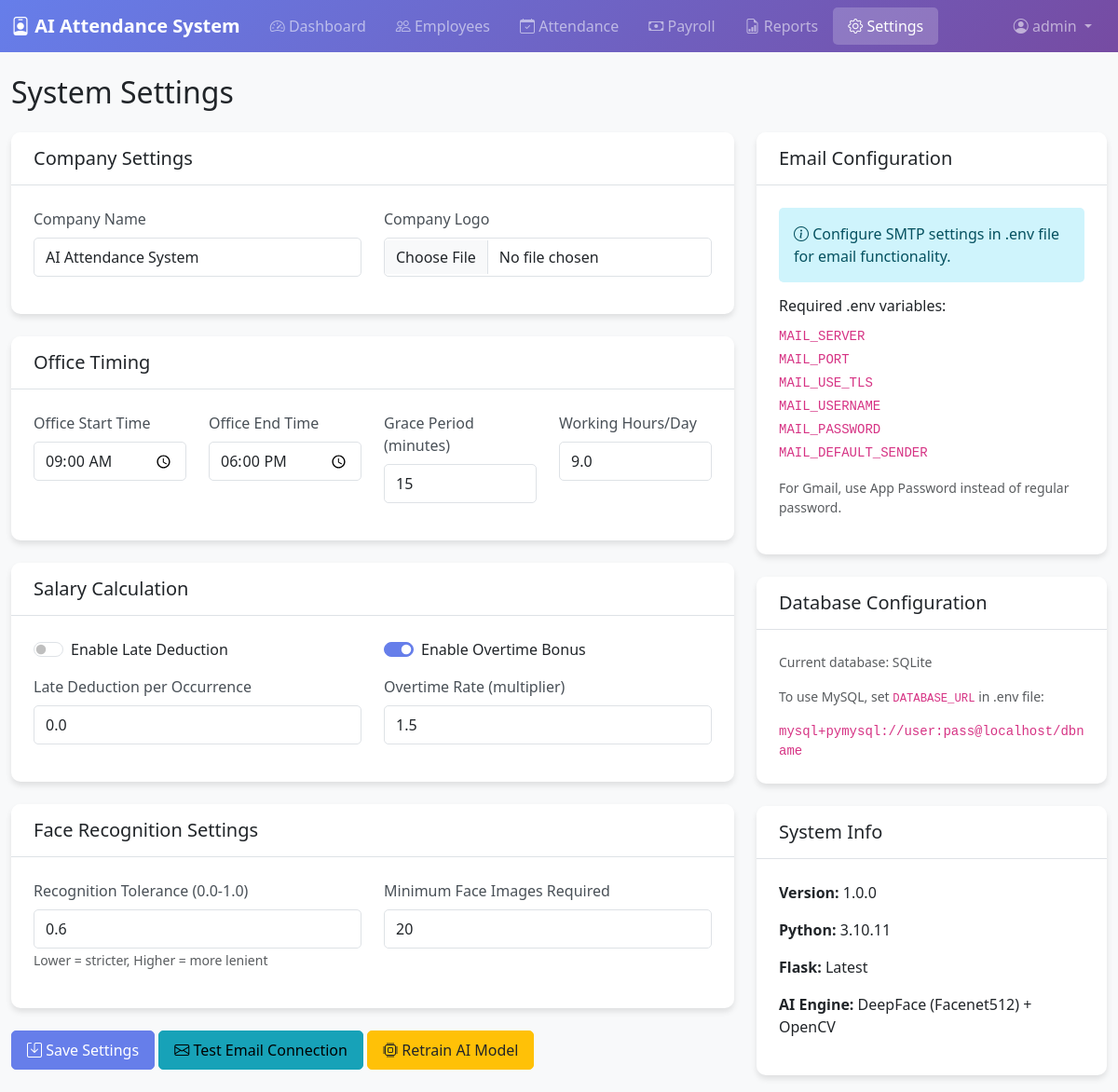
The app's page /settings (signed in) with its own data.
### models.py (models this page shows)
class Settings(db.Model):
    __tablename__ = 'settings'
    id = db.Column(db.Integer, primary_key=True)
    company_name = db.Column(db.String(100), default='AI Attendance System')
    company_logo = db.Column(db.String(255))
    office_start_time = db.Column(db.String(5), default='09:00')
    office_end_time = db.Column(db.String(5), default='18:00')
    grace_period_minutes = db.Column(db.Integer, default=15)
    working_hours_per_day = db.Column(db.Float, default=9.0)
    late_deduction_enabled = db.Column(db.Boolean, default=False)
    late_deduction_per_occurrence = db.Column(db.Float, default=0.0)
    overtime_enabled = db.Column(db.Boolean, default=True)
    overtime_rate = db.Column(db.Float, default=1.5)
    face_recognition_tolerance = db.Column(db.Float, default=0.6)
    min_face_images_required = db.Column(db.Integer, default=20)
    updated_at = db.Column(db.DateTime, default=datetime.utcnow, onupdate=datetime.utcnow)
    @classmethod
    def get_settings(cls):
        settings = cls.query.first()
        if not settings:
            settings = cls()
            db.session.add(settings)
            db.session.commit()
        return settings

### app.py (the view, shortened to what this page needs)
@app.route('/settings', methods=['GET', 'POST'])
@login_required
def settings():
    settings = Settings.get_settings()
    email_test = None
    if request.args.get('test_email'):
        _, _, es, _ = get_services()
        email_test = es.test_email_connection()
    return render_template('settings.html', settings=settings, email_test=email_test)

### app.py (called while the page is built)
def login_required(f):
    @wraps(f)
    def decorated_function(*args, **kwargs):
        if 'admin_id' not in session:
            return redirect(url_for('login'))
        return f(*args, **kwargs)
    return decorated_function

### templates/settings.html (shortened to what this page needs)
<!DOCTYPE html>
<html lang="en">
<head>
    <link href="https://cdn.jsdelivr.net/npm/bootstrap@5.3.0/dist/css/bootstrap.min.css" rel="stylesheet">
    <link rel="stylesheet" href="https://cdn.jsdelivr.net/npm/bootstrap-icons@1.10.0/font/bootstrap-icons.css">
    <link rel="stylesheet" href="{{ url_for('static', filename='css/style.css') }}">
</head>
<body>
    <nav class="navbar navbar-expand-lg navbar-dark bg-primary">
        <div class="container-fluid">
            <a class="navbar-brand" href="{{ url_for('dashboard') }}">
                <i class="bi bi-person-badge"></i> AI Attendance System
            </a>
            <div class="collapse navbar-collapse" id="navbarNav">
                <ul class="navbar-nav me-auto">
                    <li class="nav-item">
                        <a class="nav-link" href="{{ url_for('dashboard') }}">
                            <i class="bi bi-speedometer2"></i> Dashboard
                        </a>
                    </li>
                    <li class="nav-item">
                        <a class="nav-link" href="{{ url_for('employees') }}">
                            <i class="bi bi-people"></i> Employees
                        </a>
                    </li>
                    <li class="nav-item">
                        <a class="nav-link" href="{{ url_for('attendance') }}">
                            <i class="bi bi-calendar-check"></i> Attendance
                        </a>
                    </li>
                    <li class="nav-item">
                        <a class="nav-link" href="{{ url_for('payroll') }}">
                            <i class="bi bi-cash"></i> Payroll
                        </a>
                    </li>
                    <li class="nav-item">
                        <a class="nav-link" href="{{ url_for('reports') }}">
                            <i class="bi bi-file-earmark-bar-graph"></i> Reports
                        </a>
                    </li>
                    <li class="nav-item">
                        <a class="nav-link active" href="{{ url_for('settings') }}">
                            <i class="bi bi-gear"></i> Settings
                        </a>
                    </li>
                </ul>
                <ul class="navbar-nav">
                    <li class="nav-item dropdown">
                        <a class="nav-link dropdown-toggle" href="#" id="navbarDropdown" role="button" data-bs-toggle="dropdown">
                            <i class="bi bi-person-circle"></i> {{ session.admin_username }}
                        </a>
                    </li>
                </ul>
            </div>
        </div>
    </nav>
    <div class="container-fluid mt-4">
        <div class="row">
            <div class="col-12">
                <h2 class="mb-4">System Settings</h2>
            </div>
        </div>
        <div class="row">
            <div class="col-lg-8">
                <form method="POST" action="{{ url_for('settings') }}" enctype="multipart/form-data">
                    <div class="card mb-4">
                        <div class="card-header">
                            <h5 class="card-title mb-0">Company Settings</h5>
                        </div>
                        <div class="card-body">
                            <div class="row">
                                <div class="col-md-6">
                                    <div class="mb-3">
                                        <label class="form-label">Company Name</label>
                                        <input type="text" class="form-control" name="company_name" value="{{ settings.company_name }}" required>
                                    </div>
                                </div>
                                <div class="col-md-6">
                                    <div class="mb-3">
                                        <label class="form-label">Company Logo</label>
                                        <input type="file" class="form-control" name="company_logo" accept="image/*">
                                    </div>
                                </div>
                            </div>
                        </div>
                    </div>
                    <div class="card mb-4">
                        <div class="card-header">
                            <h5 class="card-title mb-0">Office Timing</h5>
                        </div>
                        <div class="card-body">
                            <div class="row">
                                <div class="col-md-3">
                                    <div class="mb-3">
                                        <label class="form-label">Office Start Time</label>
                                        <input type="time" class="form-control" name="office_start_time" value="{{ settings.office_start_time }}" required>
                                    </div>
                                </div>
                                <div class="col-md-3">
                                    <div class="mb-3">
                                        <label class="form-label">Office End Time</label>
                                        <input type="time" class="form-control" name="office_end_time" value="{{ settings.office_end_time }}" required>
                                    </div>
                                </div>
                                <div class="col-md-3">
                                    <div class="mb-3">
                                        <label class="form-label">Grace Period (minutes)</label>
                                        <input type="number" class="form-control" name="grace_period_minutes" value="{{ settings.grace_period_minutes }}" required>
                                    </div>
                                </div>
                                <div class="col-md-3">
                                    <div class="mb-3">
                                        <label class="form-label">Working Hours/Day</label>
                                        <input type="number" class="form-control" name="working_hours_per_day" step="0.5" value="{{ settings.working_hours_per_day }}" required>
                                    </div>
                                </div>
                            </div>
                        </div>
                    </div>
                    <div class="card mb-4">
                        <div class="card-header">
                            <h5 class="card-title mb-0">Salary Calculation</h5>
                        </div>
                        <div class="card-body">
                            <div class="row">
                                <div class="col-md-6">
                                    <div class="mb-3 form-check form-switch">
                                        <input class="form-check-input" type="checkbox" name="late_deduction_enabled" id="lateDeduction" {{ 'checked' if settings.late_deduction_enabled else '' }}>
                                        <label class="form-check-label" for="lateDeduction">Enable Late Deduction</label>
                                    </div>
                                    <div class="mb-3">
                                        <label class="form-label">Late Deduction per Occurrence</label>
                                        <input type="number" class="form-control" name="late_deduction_per_occurrence" step="0.01" value="{{ settings.late_deduction_per_occurrence }}">
                                    </div>
                                </div>
                                <div class="col-md-6">
                                    <div class="mb-3 form-check form-switch">
                                        <input class="form-check-input" type="checkbox" name="overtime_enabled" id="overtimeEnabled" {{ 'checked' if settings.overtime_enabled else '' }}>
                                        <label class="form-check-label" for="overtimeEnabled">Enable Overtime Bonus</label>
                                    </div>
                                    <div class="mb-3">
                                        <label class="form-label">Overtime Rate (multiplier)</label>
                                        <input type="number" class="form-control" name="overtime_rate" step="0.1" value="{{ settings.overtime_rate }}">
                                    </div>
                                </div>
                            </div>
                        </div>
                    </div>
                    <div class="card mb-4">
                        <div class="card-header">
                            <h5 class="card-title mb-0">Face Recognition Settings</h5>
                        </div>
                        <div class="card-body">
                            <div class="row">
                                <div class="col-md-6">
                                    <div class="mb-3">
                                        <label class="form-label">Recognition Tolerance (0.0-1.0)</label>
                                        <input type="number" class="form-control" name="face_recognition_tolerance" step="0.1" min="0" max="1" value="{{ settings.face_recognition_tolerance }}" required>
                                        <small class="text-muted">Lower = stricter, Higher = more lenient</small>
                                    </div>
                                </div>
                                <div class="col-md-6">
                                    <div class="mb-3">
                                        <label class="form-label">Minimum Face Images Required</label>
                                        <input type="number" class="form-control" name="min_face_images_required" value="{{ settings.min_face_images_required }}" required>
                                    </div>
                                </div>
                            </div>
                        </div>
                    </div>
                    <div class="mb-4">
                        <button type="submit" class="btn btn-primary">
                            <i class="bi bi-save"></i> Save Settings
                        </button>
                        <a href="{{ url_for('settings', test_email=1) }}" class="btn btn-info">
                            <i class="bi bi-envelope"></i> Test Email Connection
                        </a>
                        <a href="{{ url_for('train_ai') }}" class="btn btn-warning">
                            <i class="bi bi-cpu"></i> Retrain AI Model
                        </a>
                    </div>
                </form>
            </div>
            <div class="col-lg-4">
                <div class="card mb-4">
                    <div class="card-header">
                        <h5 class="card-title mb-0">Email Configuration</h5>
                    </div>
                    <div class="card-body">
                        <div class="alert alert-info">
                            <i class="bi bi-info-circle"></i> Configure SMTP settings in .env file for email functionality.
                        </div>
                        <h6>Required .env variables:</h6>
                        <ul class="list-unstyled">
                            <li><code>MAIL_SERVER</code></li>
                            <li><code>MAIL_PORT</code></li>
                            <li><code>MAIL_USE_TLS</code></li>
                            <li><code>MAIL_USERNAME</code></li>
                            <li><code>MAIL_PASSWORD</code></li>
                            <li><code>MAIL_DEFAULT_SENDER</code></li>
                        </ul>
                        <p class="small text-muted">For Gmail, use App Password instead of regular password.</p>
                    </div>
                </div>
                <div class="card mb-4">
                    <div class="card-header">
                        <h5 class="card-title mb-0">Database Configuration</h5>
                    </div>
                    <div class="card-body">
                        <p class="small text-muted">Current database: SQLite</p>
                        <p class="small text-muted">To use MySQL, set <code>DATABASE_URL</code> in .env file:</p>
                        <code class="d-block small">mysql+pymysql://user:pass@localhost/dbname</code>
                    </div>
                </div>
                <div class="card">
                    <div class="card-header">
                        <h5 class="card-title mb-0">System Info</h5>
                    </div>
                    <div class="card-body">
                        <p><strong>Version:</strong> 1.0.0</p>
                        <p><strong>Python:</strong> 3.10.11</p>
                        <p><strong>Flask:</strong> Latest</p>
                        <p><strong>AI Engine:</strong> DeepFace (Facenet512) + OpenCV</p>
                    </div>
                </div>
            </div>
        </div>
    </div>
</body>
</html>

### static/css/style.css (style rules this page uses)
body { font-family: 'Segoe UI', Tahoma, Geneva, Verdana, sans-serif; background-color: #f8f9fa; }
.card { border: none; border-radius: 10px; box-shadow: 0 4px 6px rgba(0, 0, 0, 0.1); }
.card-header { background-color: #fff; border-bottom: 1px solid #dee2e6; border-radius: 10px 10px 0 0 !important; padding: 1rem 1.5rem; }
.card-body { padding: 1.5rem; }
.navbar-brand { font-weight: 600; font-size: 1.25rem; }
.nav-link { font-weight: 500; padding: 0.5rem 1rem !important; border-radius: 5px; transition: all 0.3s ease; }
.nav-link.active { background-color: rgba(255, 255, 255, 0.2); }
.btn { border-radius: 5px; padding: 0.5rem 1rem; font-weight: 500; transition: all 0.3s ease; }
.btn-primary { background-color: #667eea; border-color: #667eea; }
.btn-warning { background-color: #ffc107; border-color: #ffc107; color: #212529; }
.btn-info { background-color: #17a2b8; border-color: #17a2b8; }
.form-control, .form-select { border-radius: 5px; border: 1px solid #dee2e6; padding: 0.5rem 0.75rem; }
.form-label { font-weight: 500; color: #495057; }
.bg-primary { background: linear-gradient(135deg, #667eea 0%, #764ba2 100%) !important; }
.alert { border-radius: 5px; border: none; }
.form-check-input:checked { background-color: #667eea; border-color: #667eea; }

### records on screen
Settings: company_name "AI Attendance System", office_start_time "09:00", office_end_time "18:00", grace_period_minutes "15", working_hours_per_day "9.0", late_deduction_per_occurrence "0.0", overtime_rate "1.5", face_recognition_tolerance "0.6", min_face_images_required "20"

### other values on screen
{{ session.admin_username }} "admin"
